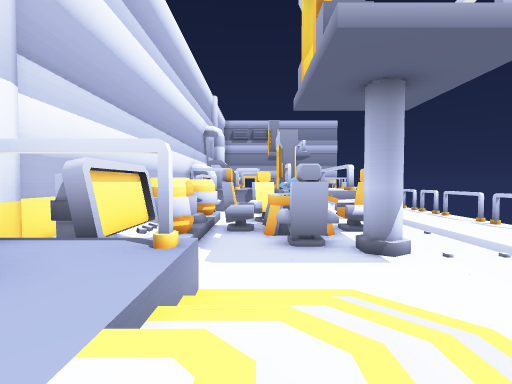
View 1 (above)

17 first-person views from a walk through a scene from a Unity 3-D project. The camera is 1.2 m above the floor, tilts 2° down and sees 85° across. The floor is counted in squares, 2 m on a side. Each view is taken from the middle of a square. On the plan, view 1 faces up. The plan holds only what a view shows up to about 9 squares ahead; the rest is blank. The player character is not drawn.

View 2
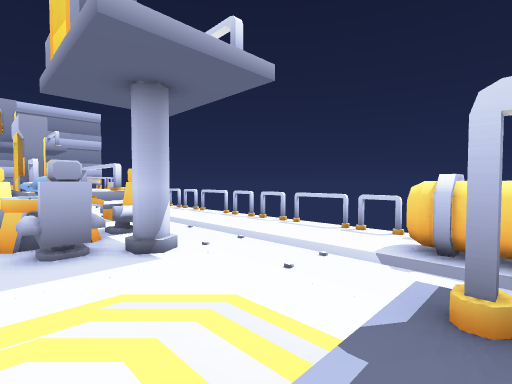

View 3
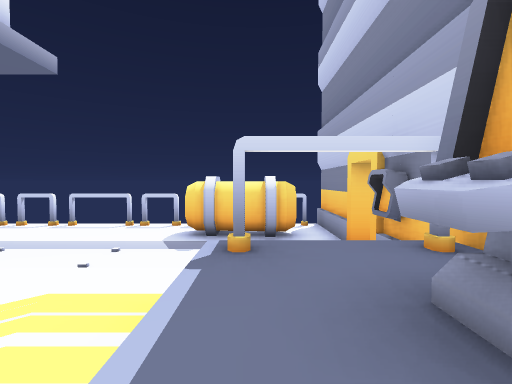

View 4
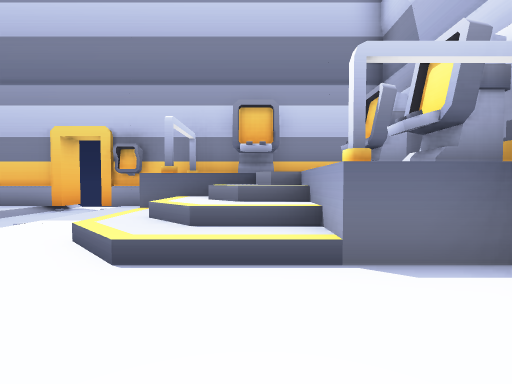

View 5
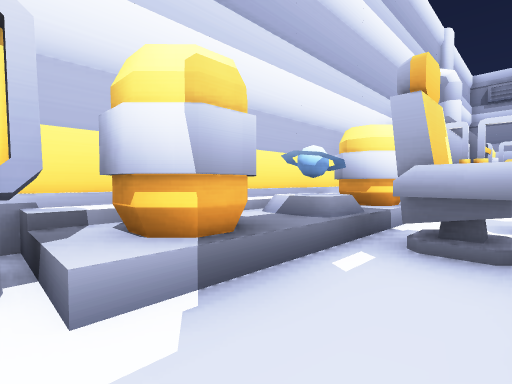

View 6
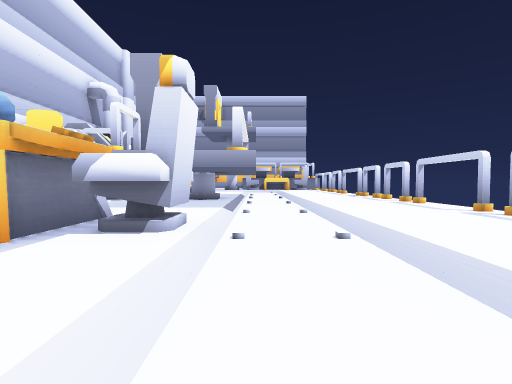

View 7
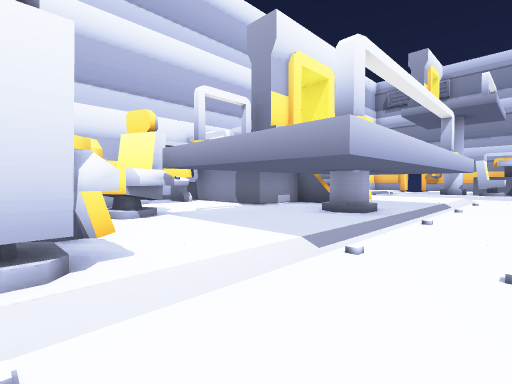

View 8
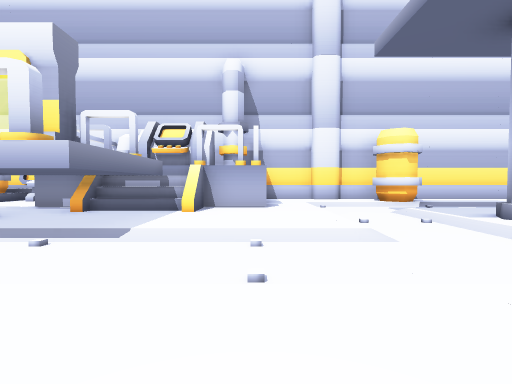

View 9
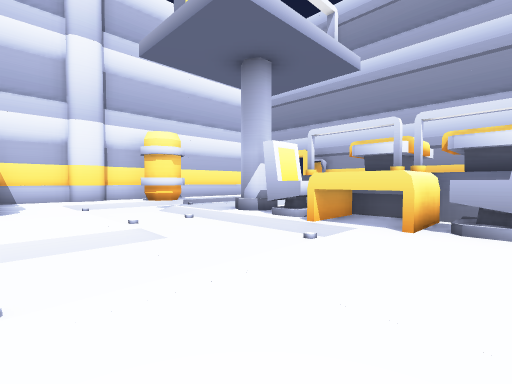

View 10
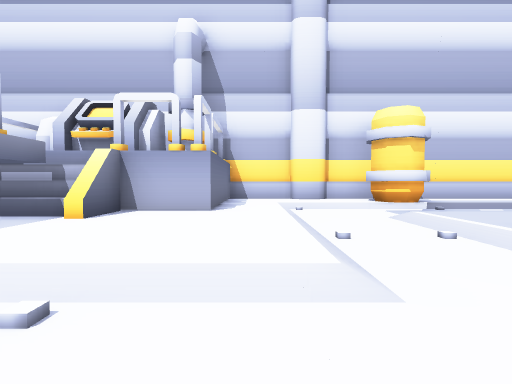

View 11
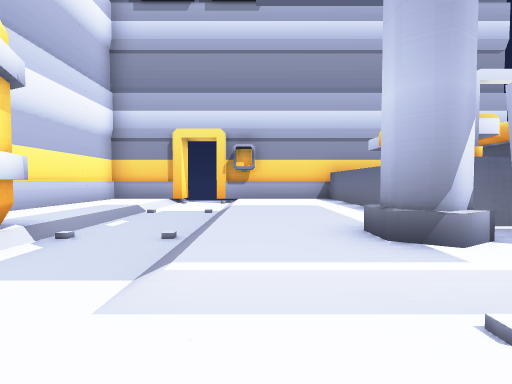

View 12
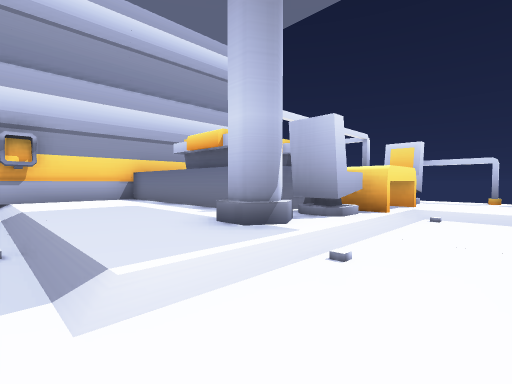

View 13
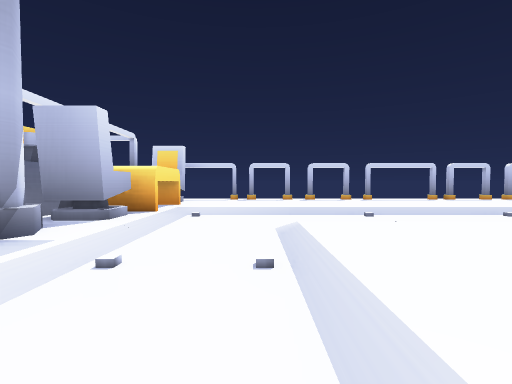

View 14
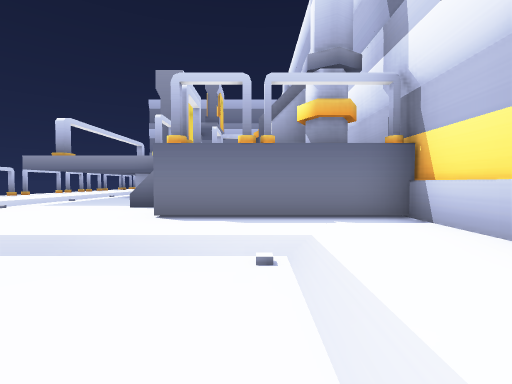

View 15
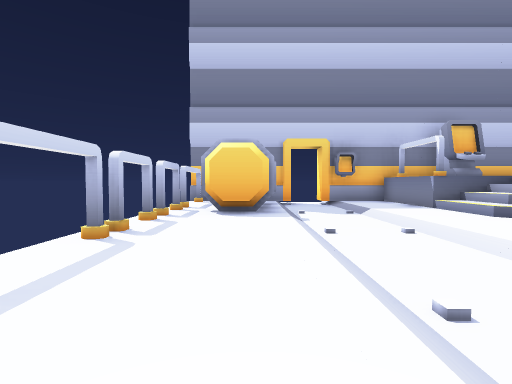

View 16
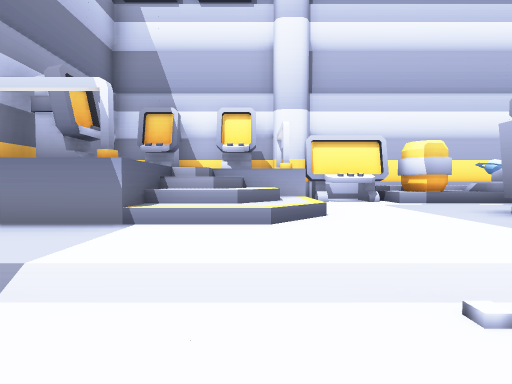

View 17
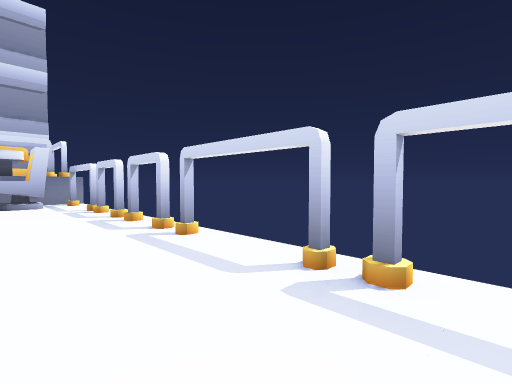

### Floor plan
Key: @ floor where view 1 was taken; # wall or solid block; . main floor; - floor 0.25 m lower than the main floor; : floor 1.5 m higher than the main floor; + floor 2 m higher than the main floor; / step, stairs or slope; ^ raised ledge; v drop or lower ground; C container; H chair; T table; P pipe; M computer; B banner; O other object.
Columns run from 4 left of view 1 to 8 right of it. Each row starts with its distance up from view 1.
 28  #######^
 27  #.--...O
 26  #.--...^
 25  #.--...O O#
 24  #.--...^
 23  #C///PPOOOO^
 22  #C--.PPOOOO#
 21  #.---/--/..#
 20  #./--/--/..
 19  #......-/..#
 18  #P##...//...
 17  #P+#...-/...
 16  #MM####-/...
 15  #MM### //..#
 14  PP+### -/..#
 13   P#####//..
 12  #M.    -/..
 11 ##M..   -/..#
 10 #/CCH###//..#
  9 #/CHHH..-/..
  8 #/THHTHH//..
  7 #//..H..-/..#
  6 #/C..HPP-/..#
  5 ##M...PP-/...
  4  #M.....-/...
  3  #M///..//...
  2 # M:///.-/..#
  1 # M:///.-/CC#
  0 # M:@:#.-/C #
 -1 # M M:v.-/C #
 -2 B :::########
 -3 BBB##

Where each view was taken, in squares from view 1:
view 1: 0 up, 0 right, facing up
view 2: 0 up, 0 right, facing up-right
view 3: 0 up, 1 left, facing right
view 4: 5 up, 0 right, facing down
view 5: 5 up, 0 right, facing up-left
view 6: 5 up, 4 right, facing up
view 7: 8 up, 5 right, facing up-left
view 8: 18 up, 7 right, facing left
view 9: 18 up, 7 right, facing up-left
view 10: 19 up, 5 right, facing left
view 11: 20 up, 1 right, facing up
view 12: 20 up, 0 right, facing up-right
view 13: 20 up, 0 right, facing right
view 14: 22 up, 1 left, facing down
view 15: 7 up, 6 right, facing down
view 16: 2 up, 5 right, facing left
view 17: 14 up, 6 right, facing up-right
